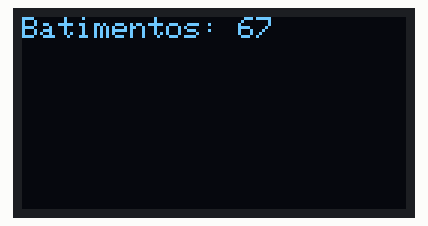
The sketch below on a simulated ESP32. Shown: 128×64 one-colour display. WiFi joins after 1.5 s; servers stay silent unless stated; the display library's start-up logo is not drawn; uploads are accepted with an empty reply; random numbers use the default seed unless the sketch sets one; what the sketch prints to the serial monitor is not drawn.

Above: at 4.1 s.
At 12.7 s:
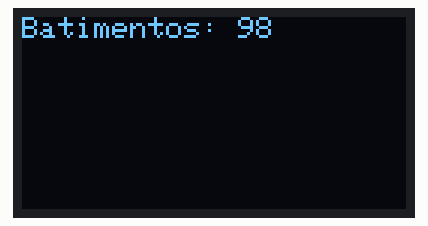
At 17.6 s:
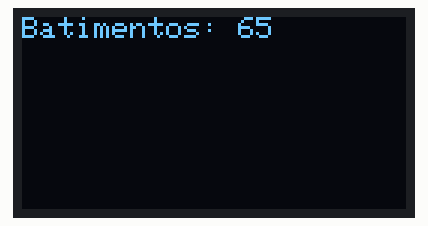
At 22.5 s:
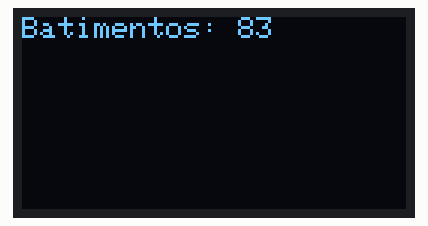
At 32.3 s:
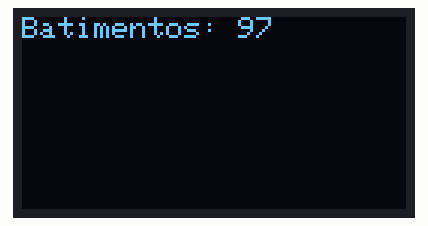
At 38.5 s:
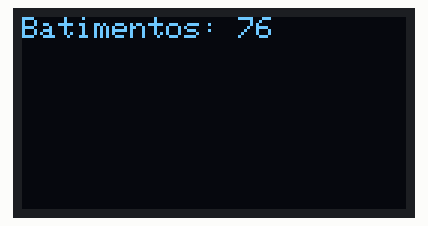

The sketch:

sketch.ino
```cpp
#include <Wire.h>
#include <Adafruit_SSD1306.h>
#include <HTTPClient.h>
#include <WiFi.h>

#define SCREEN_WIDTH 128
#define SCREEN_HEIGHT 64

Adafruit_SSD1306 display(SCREEN_WIDTH, SCREEN_HEIGHT, &Wire, -1);

char nomeWifi[] = "Wokwi-GUEST";
char senhaWifi[] = "";
char serverAddress[] = "https://api.tago.io/data";
char contentHeader[] = "application/json";
char tokenHeader[] = "41e8d2c1-0ca7-4949-b6fd-9e35fe7e2f18";

void setup() {
  Serial.begin(115200);
  delay(10);

  display.begin(0x3C, 4, 15);
  display.display();
  delay(2000);
  display.clearDisplay();

  connectToWiFi();
}

void loop() {
  // Lógica de leitura do sensor de batimentos cardíacos simulado
  int batimentosCardiacos = lerBatimentosCardiacos();

  // Exibir no LCD
  display.clearDisplay();
  display.setTextSize(1);
  display.setTextColor(SSD1306_WHITE);
  display.setCursor(0, 0);
  display.print("Batimentos: ");
  display.print(batimentosCardiacos);
  display.display();

  // Enviar dados para a API da TagoIO
  enviarDadosParaTago(batimentosCardiacos);

  delay(1000); // Aguardar um segundo
}

void connectToWiFi() {
  Serial.print("Conectando ao WiFi");
  WiFi.begin(nomeWifi, senhaWifi);

  int attempt = 0;
  while (WiFi.status() != WL_CONNECTED && attempt < 30) {
    delay(1000);
    Serial.print(".");
    attempt++;
  }

  if (WiFi.status() == WL_CONNECTED) {
    Serial.println("\nConectado ao WiFi");
  } else {
    Serial.println("\nFalha na conexão ao WiFi. Verifique as credenciais.");
    while (1) {
      delay(1000);
    }
  }
}

int lerBatimentosCardiacos() {
  // Simula a leitura do sensor de batimentos cardíacos
  return random(60, 100); // Exemplo: Retorna um valor aleatório entre 60 e 100
}

void enviarDadosParaTago(int batimentosCardiacos) {
  // Configuração do cliente HTTP
  HTTPClient http;

  // Construção da URL da API da TagoIO
  String url = serverAddress;

  // Construção do payload JSON
  String payload = "{\"variable\":\"batimentosCardiacos\",\"value\":" + String(batimentosCardiacos) + "}";

  // Configuração do cabeçalho HTTP
  http.begin(url);
  http.addHeader("Content-Type", contentHeader);
  http.addHeader("Device-Token", tokenHeader);

  // Realiza a solicitação POST com o payload
  int httpResponseCode = http.POST(payload);

  // Verifica se a solicitação foi bem-sucedida
  if (httpResponseCode > 0) {
    Serial.print("Resposta da TagoIO: ");
    Serial.println(httpResponseCode);

    // Você pode imprimir a resposta do servidor se precisar
    String response = http.getString();
    Serial.println(response);
  } else {
    Serial.print("Erro na solicitação HTTP: ");
    Serial.println(httpResponseCode);
  }

  // Libera os recursos do cliente HTTP
  http.end();
}
```

Measured:
- what the display in image 1 shows lasts 1.2 s, from 12.7 s to 13.9 s
